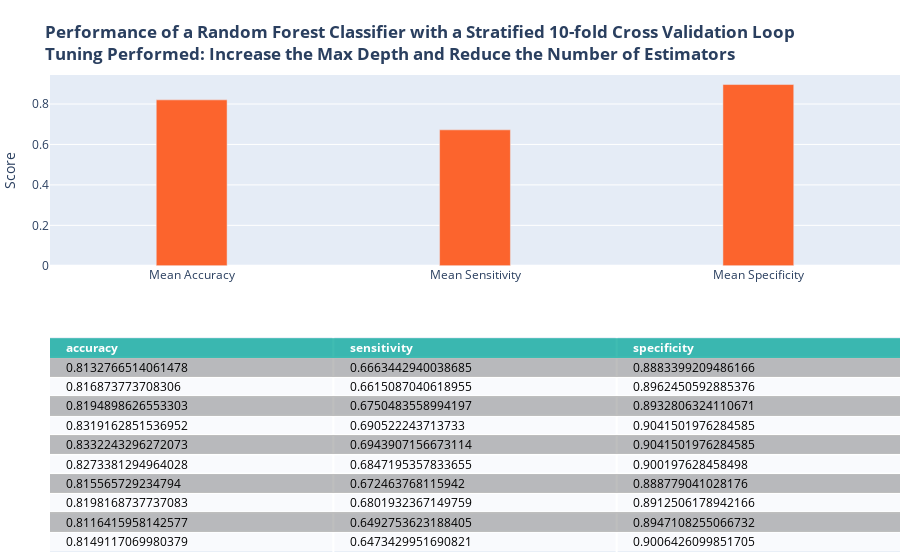

Notebook source saved alongside this figure:
### Code cell
## increasing tree depth largely increases computational cost, so we will reduce the number of estimators to compensate and keep computing time reasonable
cellTitle = '<b>Performance of a Random Forest Classifier with a Stratified 10-fold Cross Validation Loop<br>Tuning Performed: Increase the Max Depth and Reduce the Number of Estimators</b>'
score = []
rf_clf = RandomForestClassifier(max_depth=150, n_estimators = 45,random_state=1024,n_jobs=-1, class_weight='balanced')
for train,test in skf.split(X_mat,y):
    rf_clf.fit(X_mat[train],y.values.ravel()[train])
    y_hat = rf_clf.predict(X_mat[test])
    
    cm = confusion_matrix(y.loc[test],y_hat, labels=[1,0])
    score.append({'accuracy':(cm[0,0]+cm[1,1])/sum(cm.ravel()),
                'sensitivity':cm[0,0]/(cm[0,0]+cm[0,1]),
                'specificity':cm[1,1]/(cm[1,1]+cm[1,0])})
score = pd.DataFrame(score)
rfFig = plotMetrics(score, cellTitle)
rfFig.show()

### Figure 1 — Plotly figure (JSON) as saved in the notebook; plotly's stock layout.template omitted (floating-point values rounded to 4 significant figures)
{"data": [{"colorscale": [[0, "#00A699"], [0.5, "#a9a9a9"], [1, "#ffffff"]], "hoverinfo": "none", "opacity": 0.75, "showscale": false, "type": "heatmap", "z": [[0, 0, 0], [0.5, 0.5, 0.5], [1, 1, 1], [0.5, 0.5, 0.5], [1, 1, 1], [0.5, 0.5, 0.5], [1, 1, 1], [0.5, 0.5, 0.5], [1, 1, 1], [0.5, 0.5, 0.5], [1, 1, 1]]}, {"marker": {"color": "#FC642D"}, "type": "bar", "width": 0.25, "x": ["Mean Accuracy", "Mean Sensitivity", "Mean Specificity"], "xaxis": "x2", "y": [0.8204, 0.6722, 0.8962], "yaxis": "y2"}], "layout": {"annotations": [{"align": "left", "font": {"color": "#ffffff"}, "showarrow": false, "text": "<b>accuracy</b>", "x": -0.45, "xanchor": "left", "xref": "x", "y": 0, "yref": "y"}, {"align": "left", "font": {"color": "#ffffff"}, "showarrow": false, "text": "<b>sensitivity</b>", "x": 0.55, "xanchor": "left", "xref": "x", "y": 0, "yref": "y"}, {"align": "left", "font": {"color": "#ffffff"}, "showarrow": false, "text": "<b>specificity</b>", "x": 1.55, "xanchor": "left", "xref": "x", "y": 0, "yref": "y"}, {"align": "left", "font": {"color": "#000000"}, "showarrow": false, "text": "0.8132766514061478", "x": -0.45, "xanchor": "left", "xref": "x", "y": 1, "yref": "y"}, {"align": "left", "font": {"color": "#000000"}, "showarrow": false, "text": "0.6663442940038685", "x": 0.55, "xanchor": "left", "xref": "x", "y": 1, "yref": "y"}, {"align": "left", "font": {"color": "#000000"}, "showarrow": false, "text": "0.8883399209486166", "x": 1.55, "xanchor": "left", "xref": "x", "y": 1, "yref": "y"}, {"align": "left", "font": {"color": "#000000"}, "showarrow": false, "text": "0.816873773708306", "x": -0.45, "xanchor": "left", "xref": "x", "y": 2, "yref": "y"}, {"align": "left", "font": {"color": "#000000"}, "showarrow": false, "text": "0.6615087040618955", "x": 0.55, "xanchor": "left", "xref": "x", "y": 2, "yref": "y"}, {"align": "left", "font": {"color": "#000000"}, "showarrow": false, "text": "0.8962450592885376", "x": 1.55, "xanchor": "left", "xref": "x", "y": 2, "yref": "y"}, {"align": "left", "font": {"color": "#000000"}, "showarrow": false, "text": "0.8194898626553303", "x": -0.45, "xanchor": "left", "xref": "x", "y": 3, "yref": "y"}, {"align": "left", "font": {"color": "#000000"}, "showarrow": false, "text": "0.6750483558994197", "x": 0.55, "xanchor": "left", "xref": "x", "y": 3, "yref": "y"}, {"align": "left", "font": {"color": "#000000"}, "showarrow": false, "text": "0.8932806324110671", "x": 1.55, "xanchor": "left", "xref": "x", "y": 3, "yref": "y"}, {"align": "left", "font": {"color": "#000000"}, "showarrow": false, "text": "0.8319162851536952", "x": -0.45, "xanchor": "left", "xref": "x", "y": 4, "yref": "y"}, {"align": "left", "font": {"color": "#000000"}, "showarrow": false, "text": "0.690522243713733", "x": 0.55, "xanchor": "left", "xref": "x", "y": 4, "yref": "y"}, {"align": "left", "font": {"color": "#000000"}, "showarrow": false, "text": "0.9041501976284585", "x": 1.55, "xanchor": "left", "xref": "x", "y": 4, "yref": "y"}, {"align": "left", "font": {"color": "#000000"}, "showarrow": false, "text": "0.8332243296272073", "x": -0.45, "xanchor": "left", "xref": "x", "y": 5, "yref": "y"}, {"align": "left", "font": {"color": "#000000"}, "showarrow": false, "text": "0.6943907156673114", "x": 0.55, "xanchor": "left", "xref": "x", "y": 5, "yref": "y"}, {"align": "left", "font": {"color": "#000000"}, "showarrow": false, "text": "0.9041501976284585", "x": 1.55, "xanchor": "left", "xref": "x", "y": 5, "yref": "y"}, {"align": "left", "font": {"color": "#000000"}, "showarrow": false, "text": "0.8273381294964028", "x": -0.45, "xanchor": "left", "xref": "x", "y": 6, "yref": "y"}, {"align": "left", "font": {"color": "#000000"}, "showarrow": false, "text": "0.6847195357833655", "x": 0.55, "xanchor": "left", "xref": "x", "y": 6, "yref": "y"}, {"align": "left", "font": {"color": "#000000"}, "showarrow": false, "text": "0.900197628458498", "x": 1.55, "xanchor": "left", "xref": "x", "y": 6, "yref": "y"}, {"align": "left", "font": {"color": "#000000"}, "showarrow": false, "text": "0.815565729234794", "x": -0.45, "xanchor": "left", "xref": "x", "y": 7, "yref": "y"}, {"align": "left", "font": {"color": "#000000"}, "showarrow": false, "text": "0.672463768115942", "x": 0.55, "xanchor": "left", "xref": "x", "y": 7, "yref": "y"}, {"align": "left", "font": {"color": "#000000"}, "showarrow": false, "text": "0.888779041028176", "x": 1.55, "xanchor": "left", "xref": "x", "y": 7, "yref": "y"}, {"align": "left", "font": {"color": "#000000"}, "showarrow": false, "text": "0.8198168737737083", "x": -0.45, "xanchor": "left", "xref": "x", "y": 8, "yref": "y"}, {"align": "left", "font": {"color": "#000000"}, "showarrow": false, "text": "0.6801932367149759", "x": 0.55, "xanchor": "left", "xref": "x", "y": 8, "yref": "y"}, {"align": "left", "font": {"color": "#000000"}, "showarrow": false, "text": "0.8912506178942166", "x": 1.55, "xanchor": "left", "xref": "x", "y": 8, "yref": "y"}, {"align": "left", "font": {"color": "#000000"}, "showarrow": false, "text": "0.8116415958142577", "x": -0.45, "xanchor": "left", "xref": "x", "y": 9, "yref": "y"}, {"align": "left", "font": {"color": "#000000"}, "showarrow": false, "text": "0.6492753623188405", "x": 0.55, "xanchor": "left", "xref": "x", "y": 9, "yref": "y"}, {"align": "left", "font": {"color": "#000000"}, "showarrow": false, "text": "0.8947108255066732", "x": 1.55, "xanchor": "left", "xref": "x", "y": 9, "yref": "y"}, {"align": "left", "font": {"color": "#000000"}, "showarrow": false, "text": "0.8149117069980379", "x": -0.45, "xanchor": "left", "xref": "x", "y": 10, "yref": "y"}, {"align": "left", "font": {"color": "#000000"}, "showarrow": false, "text": "0.6473429951690821", "x": 0.55, "xanchor": "left", "xref": "x", "y": 10, "yref": "y"}, {"align": "left", "font": {"color": "#000000"}, "showarrow": false, "text": "0.9006426099851705", "x": 1.55, "xanchor": "left", "xref": "x", "y": 10, "yref": "y"}], "autosize": true, "margin": {"b": 0, "l": 50, "r": 0, "t": 75}, "title": {"text": "<b>Performance of a Random Forest Classifier with a Stratified 10-fold Cross Validation Loop<br>Tuning Performed: Increase the Max Depth and Reduce the Number of Estimators</b>"}, "xaxis": {"autorange": true, "dtick": 1, "gridwidth": 2, "range": [-0.5, 2.5], "showticklabels": false, "tick0": -0.5, "ticks": "", "zeroline": false}, "xaxis2": {"anchor": "y2", "autorange": true, "range": [-0.5, 2.5], "type": "category"}, "yaxis": {"autorange": true, "domain": [0, 0.45], "dtick": 1, "gridwidth": 2, "range": [10.5, -0.5], "showticklabels": false, "tick0": 0.5, "ticks": "", "zeroline": false}, "yaxis2": {"anchor": "x2", "autorange": true, "domain": [0.6, 1], "range": [0, 0.9433], "title": {"text": "Score"}, "type": "linear"}}}
